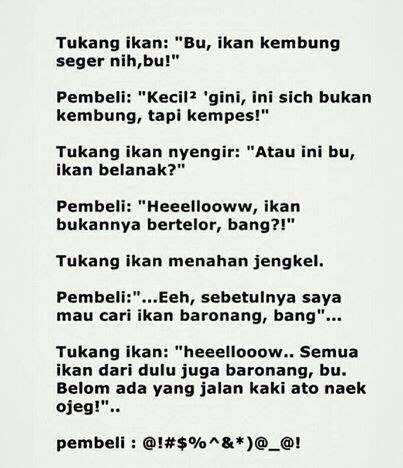
#> input picture assets/pembeli.jpeg, 403 x 468 px
$ python -i edge_text_segmenter.py   (imports and definitions only)
#> lines starting #> are read from the running program, lines starting #| are printed output that depends on the picture; after the words box and inside, x2 and y2 are one past the last pixel; in counts of white or black regions, pixels touching at a corner belong together
import cv2
import numpy as np
from PIL import Image
import pytesseract
pytesseract.pytesseract.tesseract_cmd = r'C:\Program Files\Tesseract-OCR\tesseract.exe'
def segment_text(image_path):
#> called with image_path = '../assets/pembeli.jpeg'
    image = cv2.imread(image_path)
#> image is the input picture: shape (468, 403, 3); mean B, G, R 215.1, 218.1, 216.3
    if image is None:
        raise FileNotFoundError("Gambar tidak ditemukan.")

    gray = cv2.cvtColor(image, cv2.COLOR_BGR2GRAY)

    # Thresholding adaptif
    thresh = cv2.adaptiveThreshold(
        gray, 255,
        cv2.ADAPTIVE_THRESH_GAUSSIAN_C,
        cv2.THRESH_BINARY_INV,
        blockSize=15,
        C=11
    )
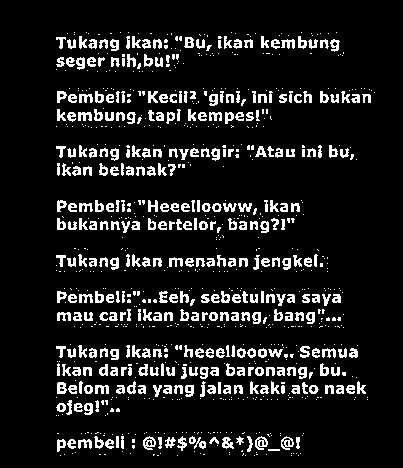
#> thresh: shape (468, 403); 10.8% white in thin lines or dots, all inside (x1, y1, x2, y2) = (56, 32, 375, 456)

    # Operasi morfologi untuk memperjelas teks
    kernel = cv2.getStructuringElement(cv2.MORPH_RECT, (3, 3))
    morph = cv2.morphologyEx(thresh, cv2.MORPH_CLOSE, kernel)
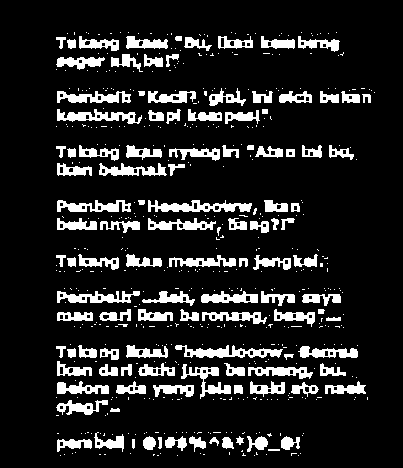
#> morph: shape (468, 403); 13.7% white; 554 white regions (440 under 20 px), largest, box (x1, y1, x2, y2) and area: (148, 200, 252, 212) 732, (175, 345, 283, 358) 728, (57, 109, 142, 124) 603

    return image, morph

def extract_text_from_image(image_array):
    pil_img = Image.fromarray(image_array)
    return pytesseract.image_to_string(pil_img, lang='eng')

>>> result = segment_text('../assets/pembeli.jpeg')
